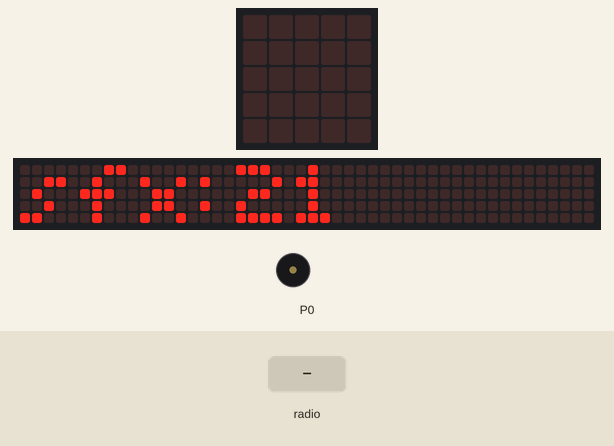
The program below on a simulated BBC micro:bit running MicroPython. Parts: the board's 5×5 LED display, a strip that is not on the board, showing the scrolling text unrolled, buzzer (waves = sounding). Inputs (shaded band) come from the test bench. The 48×5 strip is a reading aid, not a part: it shows the text the display is scrolling, unrolled, one strip-width of it at a time.

Above: at 1.63 s.
2.9 s: radio message "p1won" arrives
At 4.0 s:
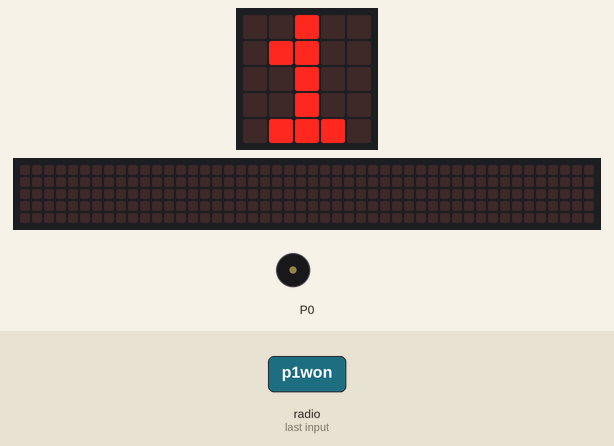
4.9 s: radio message "red" arrives
At 5.9 s:
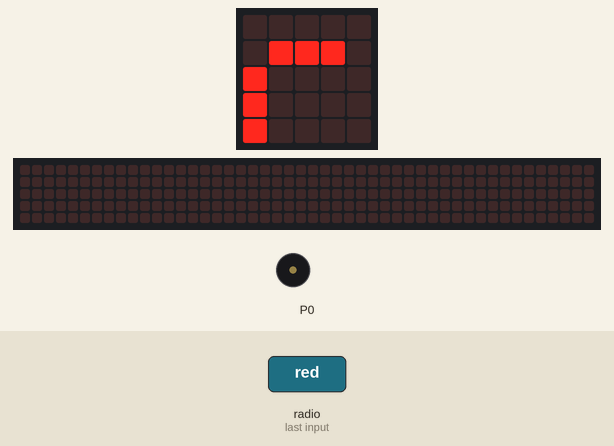
6.4 s: radio message "amber" arrives
At 7.0 s:
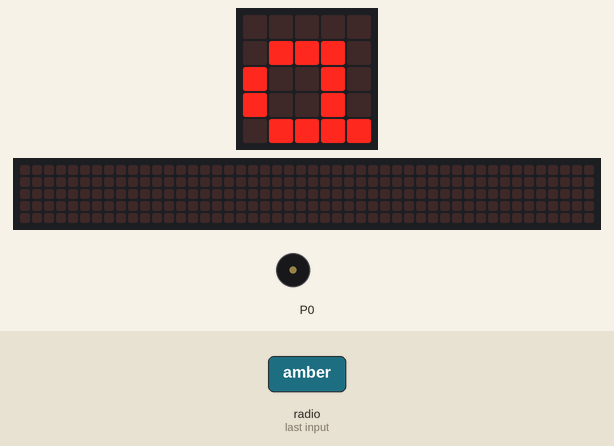
7.9 s: radio message "green" arrives
At 9.0 s:
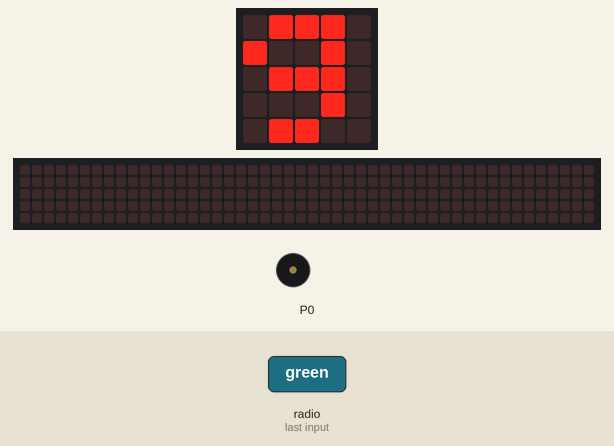
9.5 s: radio message "go" arrives
At 10.9 s:
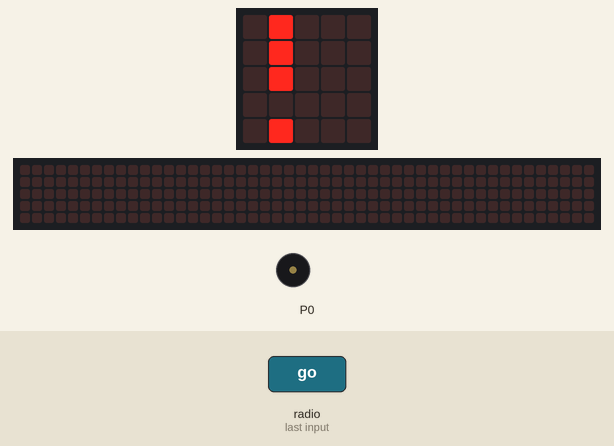
11.2 s: radio message "p1moved" arrives
At 11.9 s:
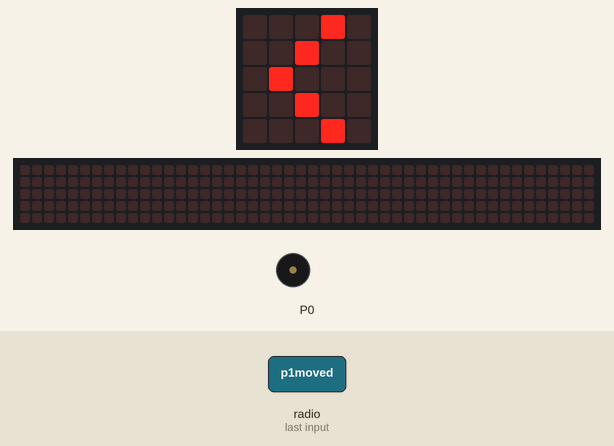
Timing chart, 0 to 13.7 s (numbered marks = the images above; inputs shaded):
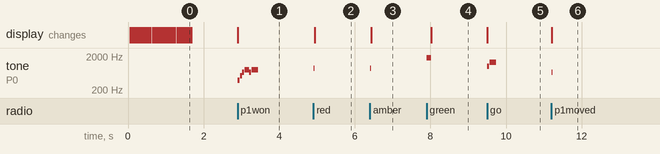

The program:

RacerRxSfx.py
```python
from microbit import *
import radio
import music

WIN_SONG_2 = ['E5:2', 'R:4', 'G:2', 'R:4', 'E:2', 'R:2',
              'E:2',  'R:4', 'G:2', 'R:4', 'E:2', 'R:2',
              'E:2',  'R:4', 'G:2', 'R:4', 'E:2', 'R:2',
              'F#:2', 'R:4', 'E:2', 'R:4', 'D:2', 'R:2']


def handle_radio_inputs():
    incoming = radio.receive()
    if incoming == 'init':
        display.show(':')
        music.play(music.JUMP_UP)
    if incoming == 'red':
        music.pitch(880, 30)
        display.show('r')
    if incoming == 'amber':
        music.pitch(880, 30)
        display.show('a')
    if incoming == 'green':
        music.pitch(1760, 120)
        display.show('g')
    if incoming == 'go':
        display.show('!')
        music.play(music.BA_DING)
    if incoming == 'p1moved':
        display.show('<')
        music.pitch(660, 30)
    if incoming == 'p2moved':
        display.show('>')
        music.pitch(440, 30)
    if incoming == 'p1won':
        display.show('1')
        music.play(music.POWER_UP)
    if incoming == 'p2won':
        display.show('2')
        music.play(WIN_SONG_2)


radio.on()
radio.config(group=21)
display.scroll("sfx:21", 50)
music.set_tempo(ticks=4, bpm=240)

while True:
    handle_radio_inputs()
    sleep(10)
```

Measured:
- after the input at 2.9 s, tone on P0: plays 392 Hz for 0.05 s, 523 Hz for 0.05 s, 659 Hz for 0.05 s, 784 Hz for 0.11 s, 659 Hz for 0.05 s, 784 Hz for 0.18 s, starting at once; the display: changes at once (image 1)
- after the input at 4.9 s, tone on P0: silent → 880 Hz at once, → silent 0.03 s later; the display: changes at once (image 2)
- after the input at 6.4 s, tone on P0: silent → 880 Hz at once, → silent 0.03 s later; the display: changes at once (image 3)
- after the input at 7.9 s, tone on P0: silent → 1760 Hz at once, → silent 0.12 s later; the display: changes after 0.12 s (image 4)
- after the input at 9.5 s, tone on P0: silent → 988 Hz at once, → silent 0.05 s later, → 1319 Hz 0.01 s later, → silent 0.18 s later; the display: changes at once (image 5)
- after the input at 11.2 s, tone on P0: silent → 660 Hz at once, → silent 0.03 s later; the display: changes at once (image 6)
